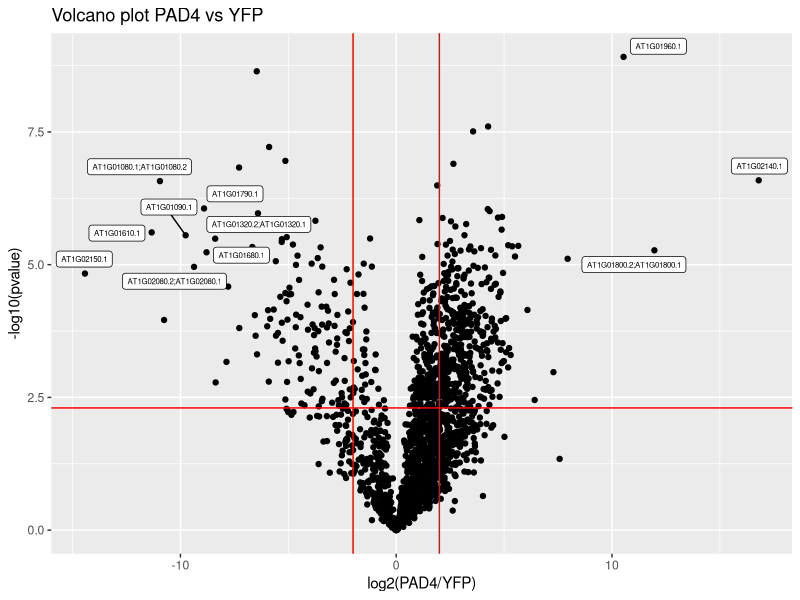
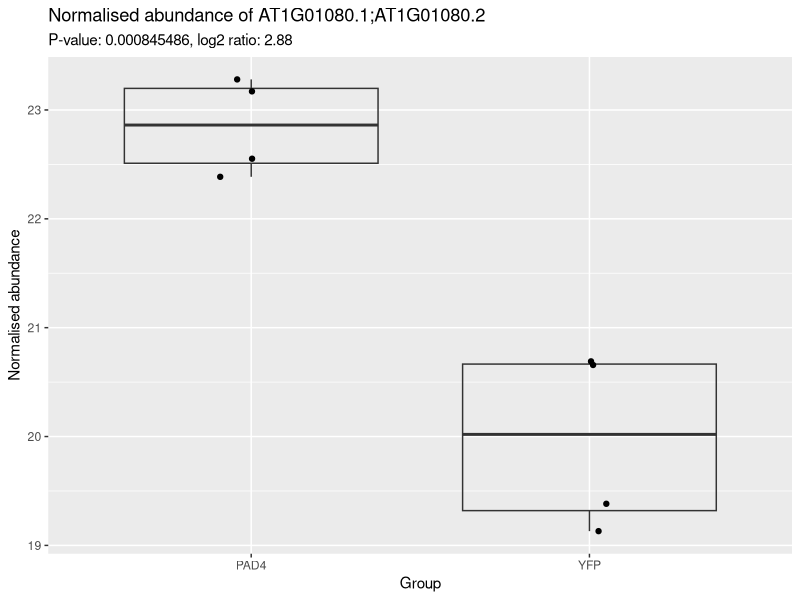

Write the R code that produced these figures, in order.
## ---- chunk 1
knitr::opts_chunk$set(echo = TRUE)
## ---- chunk 2
library(tidyverse)
library(ggrepel)

# read the data
df_prot <- read.delim("week2-KrzysztofAnklewicz/data/Sun-etal-2021-IP-MS-PAD4-vs-YFP.txt",
           header=TRUE)
View(df_prot)

# define cutoff values
cutoff = 2
pval = 0.005

# rename to make code clearer
df_prot <- df_prot %>% rename(fold2 = log2_PAD4_vs_YFP, pvalue = pval_PAD4_vs_YFP)

# define which proteins get a label
df_prot$label <- NA
df_prot$label[abs(df_prot$fold2) > 4*cutoff & 
                df_prot$pvalue < pval/100] <- df_prot$Protein.IDs

# make the plot
ggplot(data=df_prot, aes(x=fold2, y=-log10(pvalue), labels=label)) + 
  geom_point() + geom_vline(xintercept=c(-cutoff, cutoff), col="red") +
  geom_hline(yintercept=-log10(pval), col="red") +
  geom_label_repel(aes(label = label), na.rm = TRUE, size = 2, max.overlaps = 15) + 
  xlab("log2(PAD4/YFP)") + ggtitle("Volcano plot PAD4 vs YFP")
## ---- chunk 3
library(reshape2)

df_flip <- melt(df_prot[1,]) # isolate one protein and flip the table

# make a column for sample groups
df_flip$sample_group <- NA
df_flip$sample_group[grepl("PAD4", df_flip$variable)] <- "PAD4"
df_flip$sample_group[grepl("YFP", df_flip$variable)] <- "YFP"

# record the log2 fold and p values, then delete them
fold2 <- df_flip$value[df_flip$variable == "fold2"]
pvalue <- df_flip$value[df_flip$variable == "pvalue"]
df_flip <- df_flip %>% filter(variable!="fold2" & variable!="pvalue")

# graph the box plot
ggplot(data=df_flip, aes(x = sample_group, y = value)) + 
  geom_boxplot(alpha=0) + 
  geom_jitter(height=0, width=0.1) + 
  ggtitle(str_c("Normalised abundance of ", df_flip$Protein.IDs[1]),
          subtitle = str_c("P-value: ", pvalue, ", log2 ratio: ", round(fold2, 2)))+
  ylab("Normalised abundance") + xlab("Group") 
